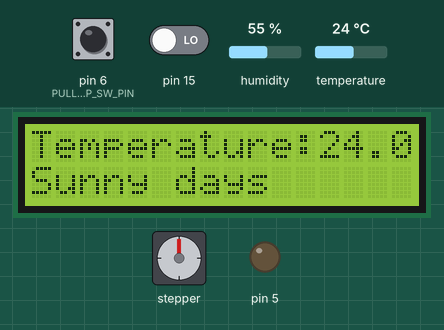
A sketch run on a simulated Arduino Uno, built with avr-gcc and run on an emulated ATmega328P. Shown: 16×2 character LCD, stepper motor, output pins drawn as LEDs (lit = HIGH). The test bench sets the inputs (shaded band); at power-on: pin 6 (PULL_UP_SW_PIN) HIGH, pin 15 LOW, temperature 24 °C, humidity 55 %. Stepper angles assume 2048 steps per turn; what the sketch prints to the serial monitor is not drawn.

Above: at 1.7 s.
2.3 s: pin 6 (PULL_UP_SW_PIN) pulled LOW for 0.65 s
At 4.2 s:
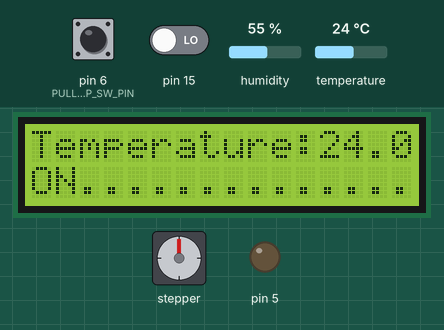
5.3 s: pin 15 driven HIGH
At 5.8 s:
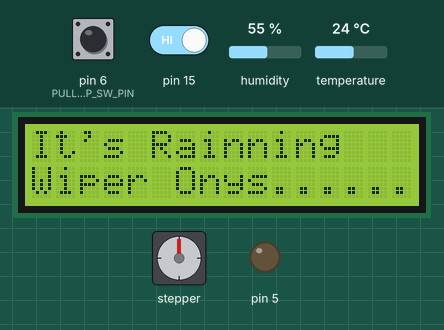
8.0 s: pin 15 driven LOW
10.4 s: temperature set to 12 °C
16.7 s: pin 6 (PULL_UP_SW_PIN) pulled LOW for 1 s
At 18.0 s:
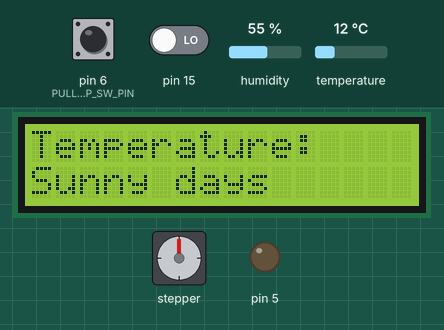
19.6 s: temperature set to 19 °C
At 21.4 s:
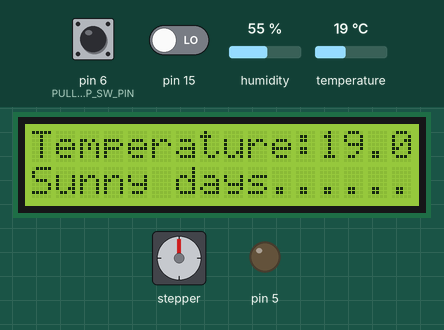
Timing chart, 0 to 22.9 s (numbered marks = the images above; inputs shaded):
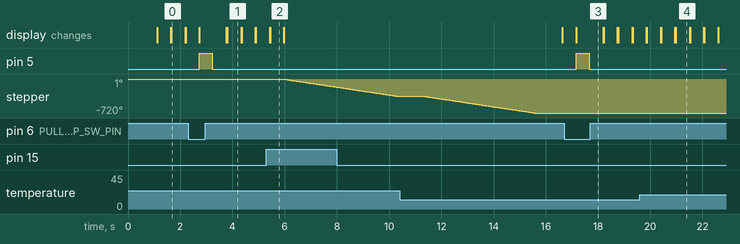

The sketch:

Car_interior_simulation.ino
```cpp
//워터 센서 이용 // 감지된경우 LCD창에 표시 + 스태핑모터로 와이퍼 작동시키기
//좌측 깜빡이 우측 깜빡이 넣기

#include <LiquidCrystal_I2C.h>
#include "DHT.h"              //레인지 잘 파악하기.
#include <Stepper.h>

enum PINS
{
  DHT11_PIN = A0,
  WATER_SENSOR,
  RELAY_SWITCH = 5U,
  PULL_UP_SW_PIN,
};

int step_per_revolution = 2048;            //한바퀴 돌때 LOW, HIGH가 2048번 반복이 필요하다.
class Stepper stepping(step_per_revolution, 43, 41, 42, 40);     // (2048번의 회전, 43번핀, 41번핀, 42번핀, 40번핀)
class DHT dht {DHT(DHT11_PIN, 11, 6)};
class LiquidCrystal_I2C lcd = LiquidCrystal_I2C(0x3F, 16, 2);     // (주소값, 가로, 세로)

void setup() {
  // put your setup code here, to run once:
  Serial.begin(115200UL);
  pinMode(WATER_SENSOR, INPUT);
  pinMode(RELAY_SWITCH, OUTPUT);
  pinMode(PULL_UP_SW_PIN, INPUT_PULLUP);
  stepping.setSpeed(14L);                           // 14RPM (1분당 14번 회전속도)
  dht.begin();
  lcd.init();
  lcd.backlight();
  lcd.print("LCD init");
  delay(1000UL);
  lcd.clear();
  lcd.home();  //커서가 처음에 한번 자동으로 0,0으로 초기화
}

void loop() {
  // put your main code here, to run repeatedly:
  if(digitalRead(WATER_SENSOR) == LOW)
  {
    if(dht.read())
    {
      if(digitalRead(PULL_UP_SW_PIN) == LOW)
      {
        digitalWrite(RELAY_SWITCH, HIGH);
        delay(500UL);
        digitalWrite(RELAY_SWITCH, LOW);
        delay(500UL);
        lcd.clear();
        lcd.setCursor(0,0);
        lcd.print("Emergency switch");
        lcd.setCursor(0,1);
        lcd.print("ON..............");
      }
      else
      {
        float temperature {dht.readTemperature()};
        Serial.print(F("Temperature : "));
        Serial.println(temperature);
        lcd.setCursor(0,0);
        lcd.print("Temperature:");
        lcd.setCursor(12,0);
        lcd.print(temperature);
        delay(500UL);
        //lcd.clear();
        lcd.setCursor(12,0);
        lcd.print("                ");
        lcd.setCursor(0,1);
        lcd.print("Sunny days");
      }
    }
  }
  else
  {
    if(digitalRead(PULL_UP_SW_PIN) == LOW)
    {
      digitalWrite(RELAY_SWITCH, HIGH);
      delay(500UL);
      digitalWrite(RELAY_SWITCH, LOW);
      delay(500UL);
      lcd.clear();
      lcd.setCursor(0,0);
      lcd.print("Emergency switch");
      lcd.setCursor(0,1);
      lcd.print("ON..............");
    }
    else
    {
      lcd.setCursor(0,0);
      lcd.print("It's Rainning");
      lcd.setCursor(0,1);
      lcd.print("Wiper On");
      delay(500UL);
      lcd.print("                ");
      stepping.step(-step_per_revolution);
      delay(1000UL);
      stepping.step(-step_per_revolution);              // 반대로 회전.
      delay(1000UL);
    }
  }
}
```

Measured:
- after the input at 2.3 s, pin 5: LOW → HIGH after 0.43 s, → LOW 0.50 s later
- after the input at 5.3 s, stepper: keeps turning counter-clockwise at about 84°/s, starting after 0.66 s; the display: first differs from a run without the input after 0.14 s (image 2)
- after the input at 16.7 s, pin 5: LOW → HIGH after 0.46 s, → LOW 0.50 s later
- after the input at 19.6 s, the display: first differs from a run without the input after 1.4 s (image 4)
- what the display in image 0 shows lasts 0.5 s, from 1.7 s to 2.2 s
